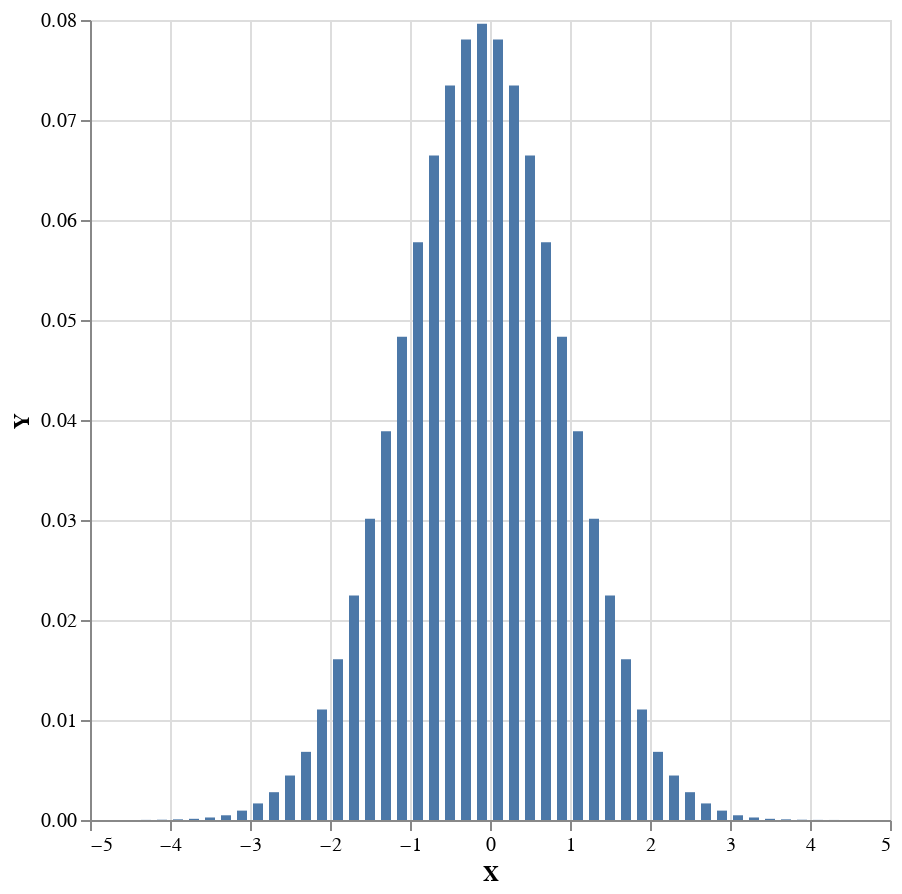

The code cell stored with this chart in its notebook:
### Code cell
import Data.List
import Data.Ord
import qualified Data.Text as T

plot $ histogram 45 0.2 (normal 0 1)

### Figure 1 — Vega-Lite specification as saved in the notebook (floating-point values rounded to 4 significant figures)
{"$schema": "https://vega.github.io/schema/vega-lite/v4.json", "data": {"values": [{"X": -4.3, "Y": 1.131e-05}, {"X": -4.1, "Y": 2.696e-05}, {"X": -3.9, "Y": 6.453e-05}, {"X": -3.7, "Y": 0.0001189}, {"X": -3.5, "Y": 0.000252}, {"X": -3.3, "Y": 0.0004717}, {"X": -3.1, "Y": 0.0009387}, {"X": -2.9, "Y": 0.001658}, {"X": -2.7, "Y": 0.00278}, {"X": -2.5, "Y": 0.004448}, {"X": -2.3, "Y": 0.006816}, {"X": -2.1, "Y": 0.01105}, {"X": -1.9, "Y": 0.01607}, {"X": -1.7, "Y": 0.02244}, {"X": -1.5, "Y": 0.03012}, {"X": -1.3, "Y": 0.03889}, {"X": -1.1, "Y": 0.04832}, {"X": -0.9, "Y": 0.05777}, {"X": -0.7, "Y": 0.06644}, {"X": -0.5, "Y": 0.07346}, {"X": -0.3, "Y": 0.07804}, {"X": -0.1, "Y": 0.07963}, {"X": 0.1, "Y": 0.07804}, {"X": 0.3, "Y": 0.07346}, {"X": 0.5, "Y": 0.06644}, {"X": 0.7, "Y": 0.05777}, {"X": 0.9, "Y": 0.04832}, {"X": 1.1, "Y": 0.03889}, {"X": 1.3, "Y": 0.03012}, {"X": 1.5, "Y": 0.02244}, {"X": 1.7, "Y": 0.01607}, {"X": 1.9, "Y": 0.01105}, {"X": 2.1, "Y": 0.006816}, {"X": 2.3, "Y": 0.004448}, {"X": 2.5, "Y": 0.00278}, {"X": 2.7, "Y": 0.001658}, {"X": 2.9, "Y": 0.0009387}, {"X": 3.1, "Y": 0.0004717}, {"X": 3.3, "Y": 0.000252}, {"X": 3.5, "Y": 0.0001189}, {"X": 3.7, "Y": 6.453e-05}, {"X": 3.9, "Y": 2.696e-05}, {"X": 4.1, "Y": 1.131e-05}, {"X": 4.3, "Y": 5.562e-06}, {"X": 4.5, "Y": 2.052e-06}]}, "encoding": {"x": {"field": "X", "type": "quantitative"}, "y": {"field": "Y", "type": "quantitative"}}, "height": 400, "mark": "bar", "width": 400}
